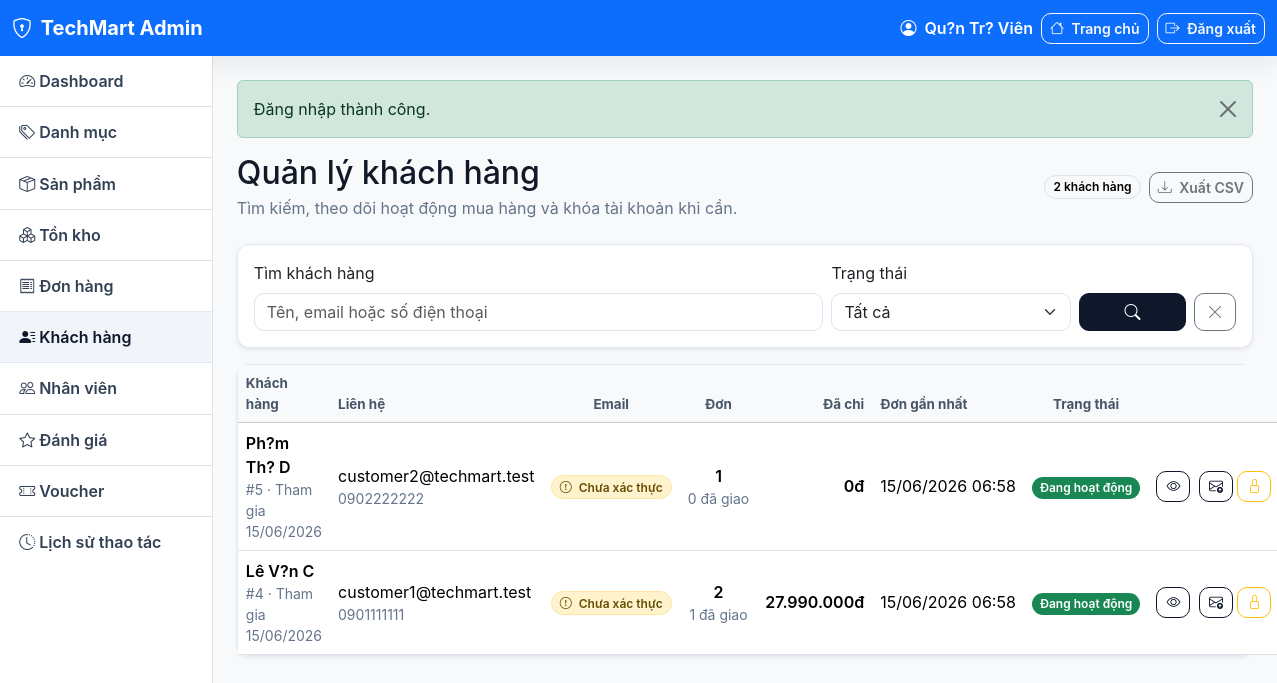
The page /admin/customers (signed in) on the database its author committed.
### tables this page shows
CREATE TABLE users (
    id            INT UNSIGNED AUTO_INCREMENT PRIMARY KEY,
    username      VARCHAR(100) NOT NULL UNIQUE,
    email         VARCHAR(150) NOT NULL UNIQUE,
    password_hash VARCHAR(255) NOT NULL,
    full_name     VARCHAR(100) NOT NULL,
    phone         VARCHAR(20)  DEFAULT '',
    address       TEXT,
    role          ENUM('customer', 'staff', 'admin') NOT NULL DEFAULT 'customer',
    status        ENUM('active', 'locked')           NOT NULL DEFAULT 'active',
    email_verified_at TIMESTAMP NULL DEFAULT NULL,
    email_verification_token VARCHAR(64) DEFAULT NULL,
    email_verification_sent_at TIMESTAMP NULL DEFAULT NULL,
    password_reset_token VARCHAR(64) DEFAULT NULL,
    password_reset_expires_at TIMESTAMP NULL DEFAULT NULL,
    password_reset_sent_at TIMESTAMP NULL DEFAULT NULL,
    created_at    TIMESTAMP DEFAULT CURRENT_TIMESTAMP,
    updated_at    TIMESTAMP DEFAULT CURRENT_TIMESTAMP ON UPDATE CURRENT_TIMESTAMP,
    INDEX idx_role_status (role, status),
    INDEX idx_email_verification_token (email_verification_token),
    INDEX idx_password_reset_token (password_reset_token)
);

### app/Core/View.php (called while the page is built, shortened)
<?php
final class View
{
    public static function render(string $view, array $data = [], ?string $layout = 'customer'): void
    {
        $viewsPath = App::$config['paths']['views'];
        $viewFile  = $viewsPath . '/' . $view . '.php';
        extract($data, EXTR_SKIP);
        require $viewFile;
    }
}

### app/Core/Controller.php (called while the page is built, shortened)
<?php
abstract class Controller
{
    protected function view(string $view, array $data = [], ?string $layout = 'customer'): void
    {
        View::render($view, $data, $layout);
    }
}

### app/Controllers/Admin/CustomerController.php (called while the page is built, shortened)
<?php
final class CustomerController extends Controller
{
    public function index(): void
    {
        $page = isset($_GET['page']) ? (int)$_GET['page'] : 1;
        $keyword = trim((string)($_GET['q'] ?? ''));
        $status = trim((string)($_GET['status'] ?? ''));
        $this->view('admin/customers/index', [
            'title' => 'Quản lý khách hàng',
            'result' => (new Customer())->paginateCustomers(
                $page,
                10,
                $keyword !== '' ? $keyword : null,
                $status !== '' ? $status : null
            ),
            'filters' => [
                'q' => $keyword,
                'status' => $status,
            ],
        ], 'admin');
    }
}

### app/Core/App.php (called while the page is built, shortened)
<?php
final class App
{
    public static Router $router;
    public static function run(): void
    {
        self::dispatch();
    }
    private static function registerAutoloader(): void
    {
        require_once __DIR__ . '/helpers.php';
    }
    private static function dispatch(): void
    {
        self::$router = new Router();
        self::$router->dispatch();
    }
}

### public/index.php (called while the page is built, shortened)
<?php
require dirname(__DIR__) . '/app/Core/App.php';
App\Core\App::run();

### app/Core/Database.php (called while the page is built, shortened)
<?php
final class Database
{
    private static ?PDO $instance = null;
    public static function pdo(): PDO
    {
        if (self::$instance !== null) {
            return self::$instance;
        }
        $cfg = App::$config['db'];
        $dsn = sprintf(
            'mysql:host=%s;port=%d;dbname=%s;charset=%s',
            $cfg['host'], $cfg['port'], $cfg['name'], $cfg['charset']
        );
        try {
            self::$instance = new PDO($dsn, $cfg['user'], $cfg['pass'], [
                PDO::ATTR_ERRMODE            => PDO::ERRMODE_EXCEPTION,
                PDO::ATTR_DEFAULT_FETCH_MODE => PDO::FETCH_ASSOC,
                PDO::ATTR_EMULATE_PREPARES   => false,
                PDO::MYSQL_ATTR_INIT_COMMAND => "SET NAMES {$cfg['charset']} COLLATE utf8mb4_unicode_ci",
            ]);
        } catch (PDOException $e) {
            $debug = App::$config['app']['debug'] ?? false;
            $msg = $debug ? $e->getMessage() : 'Database connection error';
            throw new \RuntimeException($msg, (int)$e->getCode());
        }
        return self::$instance;
    }
}

### app/Core/Model.php (called while the page is built, shortened)
<?php
abstract class Model
{
    protected function db(): PDO
    {
        return Database::pdo();
    }
}

### app/Models/Customer.php (called while the page is built, shortened)
<?php
final class Customer extends Model
{
    public function paginateCustomers(
        int $page = 1,
        int $perPage = 10,
        ?string $keyword = null,
        ?string $status = null
    ): array {
        $page = max(1, $page);
        $offset = ($page - 1) * $perPage;
        $where = ["u.role = 'customer'"];
        $params = [];
        $whereSql = 'WHERE ' . implode(' AND ', $where);
        $countStmt = $this->db()->prepare("SELECT COUNT(*) FROM users u $whereSql");
        $countStmt->execute($params);
        $total = (int)$countStmt->fetchColumn();
        $stmt = $this->db()->prepare("
            SELECT
                u.*,
                COALESCE(om.order_count, 0) AS order_count,
                COALESCE(om.delivered_count, 0) AS delivered_count,
                COALESCE(om.total_spent, 0) AS total_spent,
                om.last_order_at
            FROM users u
            LEFT JOIN (
                SELECT
                    user_id,
                    COUNT(*) AS order_count,
                    SUM(CASE WHEN status = 'delivered' THEN 1 ELSE 0 END) AS delivered_count,
                    SUM(CASE WHEN status = 'delivered' THEN total_amount ELSE 0 END) AS total_spent,
                    MAX(created_at) AS last_order_at
                FROM orders
                GROUP BY user_id
            ) om ON om.user_id = u.id
            $whereSql
            ORDER BY u.created_at DESC, u.id DESC
            LIMIT $perPage OFFSET $offset
        ");
        $stmt->execute($params);
        return [
            'rows' => $stmt->fetchAll(),
            'total' => $total,
            'page' => $page,
            'perPage' => $perPage,
            'lastPage' => (int)ceil($total / $perPage),
        ];
    }
}

### app/Core/helpers.php (called while the page is built, shortened)
<?php
if (!function_exists('e')) {
    function e(mixed $value): string
    {
        return htmlspecialchars((string)($value ?? ''), ENT_QUOTES | ENT_SUBSTITUTE, 'UTF-8');
    }
}
if (!function_exists('url')) {
    function url(string $path = ''): string
    {
        $base = App::$config['app']['url'] ?? '';
        return rtrim($base, '/') . '/' . ltrim($path, '/');
    }
}
if (!function_exists('format_vnd')) {
    function format_vnd(float|int $amount): string
    {
        return number_format($amount, 0, ',', '.') . 'đ';
    }
}

### app/Views/admin/customers/index.php (the view, shortened to what this page needs)
<?php
$filters = $filters ?? ['q' => '', 'status' => ''];
?>
<div class="d-flex flex-wrap justify-content-between align-items-center gap-3 mb-4">
    <div>
        <h2 class="mb-1">Quản lý khách hàng</h2>
        <div class="text-muted">Tìm kiếm, theo dõi hoạt động mua hàng và khóa tài khoản khi cần.</div>
    </div>
    <div class="d-flex align-items-center gap-2">
        <span class="badge text-bg-light border"><?= number_format((int)$result['total']) ?> khách hàng</span>
        <a href="<?= url('/admin/customers/export?' . http_build_query(array_filter($filters))) ?>"
           class="btn btn-outline-secondary btn-sm">
            <i class="bi bi-download me-1"></i> Xuất CSV
        </a>
    </div>
</div>
<div class="card shadow-sm mb-3">
    <div class="card-body">
        <form class="row g-2 align-items-end" method="get" action="<?= url('/admin/customers') ?>">
            <div class="col-md-7">
                <label class="form-label">Tìm khách hàng</label>
                <input type="search" name="q" class="form-control" value="<?= e($filters['q']) ?>" placeholder="Tên, email hoặc số điện thoại">
            </div>
            <div class="col-md-3">
                <label class="form-label">Trạng thái</label>
                <select name="status" class="form-select">
                    <option value="">Tất cả</option>
                </select>
            </div>
            <div class="col-md-2 d-flex gap-2">
                <button class="btn btn-primary flex-fill" type="submit"><i class="bi bi-search"></i></button>
                <a class="btn btn-outline-secondary" href="<?= url('/admin/customers') ?>"><i class="bi bi-x-lg"></i></a>
            </div>
        </form>
    </div>
</div>
<div class="card shadow-sm">
    <div class="card-body p-0">
        <table class="table table-hover mb-0 align-middle admin-customers-table">
            <thead class="table-light">
                <tr>
                    <th>Khách hàng</th>
                    <th>Liên hệ</th>
                    <th class="text-center">Email</th>
                    <th class="text-center">Đơn</th>
                    <th class="text-end">Đã chi</th>
                    <th>Đơn gần nhất</th>
                    <th class="text-center">Trạng thái</th>
                    <th style="width:130px"></th>
                </tr>
            </thead>
            <tbody>
                <?php if (empty($result['rows'])): ?>
                    <tr><td colspan="8" class="text-center py-4 text-muted">Chưa có khách hàng phù hợp.</td></tr>
                <?php else: ?>
                    <?php foreach ($result['rows'] as $customer): ?>
                        <tr>
                            <td>
                                <div class="fw-semibold"><?= e($customer['full_name']) ?></div>
                                <div class="text-muted small">#<?= e($customer['id']) ?> · Tham gia <?= e(date('d/m/Y', strtotime((string)$customer['created_at']))) ?></div>
                            </td>
                            <td>
                                <div><?= e($customer['email']) ?></div>
                                <div class="text-muted small"><?= e($customer['phone'] ?: 'Chưa có SĐT') ?></div>
                            </td>
                            <td class="text-center">
                                <?php if (!empty($customer['email_verified_at'])): ?>
                                    <span class="badge bg-success-subtle text-success border border-success-subtle">
                                        <i class="bi bi-check-circle me-1"></i> Đã xác thực
                                    </span>
                                    <div class="text-muted small mt-1">
                                        <?= e(date('d/m/Y', strtotime((string)$customer['email_verified_at']))) ?>
                                    </div>
                                <?php else: ?>
                                    <span class="badge bg-warning-subtle text-warning-emphasis border border-warning-subtle">
                                        <i class="bi bi-exclamation-circle me-1"></i> Chưa xác thực
                                    </span>
                                <?php endif; ?>
                            </td>
                            <td class="text-center">
                                <div class="fw-semibold"><?= number_format((int)$customer['order_count']) ?></div>
                                <div class="text-muted small"><?= number_format((int)$customer['delivered_count']) ?> đã giao</div>
                            </td>
                            <td class="text-end fw-semibold"><?= format_vnd((float)$customer['total_spent']) ?></td>
                            <td>
                                <?php if (!empty($customer['last_order_at'])): ?>
                                    <?= e(date('d/m/Y H:i', strtotime((string)$customer['last_order_at']))) ?>
                                <?php else: ?>
                                    <span class="text-muted">Chưa có</span>
                                <?php endif; ?>
                            </td>
                            <td class="text-center">
                                <?php if ($customer['status'] === 'active'): ?>
                                    <span class="badge bg-success">Đang hoạt động</span>
                                <?php else: ?>
                                    <span class="badge bg-secondary">Đã khóa</span>
                                <?php endif; ?>
                            </td>
                            <td class="text-end">
                                <a href="<?= url('/admin/customers/' . $customer['id']) ?>"
                                   class="btn btn-sm btn-outline-primary me-1" title="Xem chi tiết">
                                    <i class="bi bi-eye"></i>
                                </a>
                                <?php if (empty($customer['email_verified_at']) && $customer['status'] === 'active'): ?>
                                    <form action="<?= url('/admin/customers/' . $customer['id'] . '/resend-verification') ?>"
                                          method="post" class="d-inline"
                                          data-confirm="Gửi lại email xác thực cho khách hàng này?">
                                        <button class="btn btn-sm btn-outline-primary" title="Gửi lại email xác thực">
                                            <i class="bi bi-envelope-arrow-up"></i>
                                        </button>
                                    </form>
                                <?php endif; ?>
                                <?php if ($customer['status'] === 'active'): ?>
                                    <form action="<?= url('/admin/customers/' . $customer['id'] . '/lock') ?>"
                                          method="post" class="d-inline"
                                          data-confirm="Khóa tài khoản khách hàng này?">
                                        <button class="btn btn-sm btn-outline-warning" title="Khóa">
                                            <i class="bi bi-lock"></i>
                                        </button>
                                    </form>
                                <?php endif; ?>
                            </td>
                        </tr>
                    <?php endforeach; ?>
                <?php endif; ?>
            </tbody>
        </table>
    </div>
</div>

### app/Core/Router.php (shortened to what this page needs)
<?php
final class Router
{
    private array $routes = [];
    private function add(string $method, string $path, array $handler, ?string $middleware): void
    {
        $pattern = preg_replace('#\{([a-z_][a-z0-9_]*)\}#i', '(?P<$1>[^/]+)', $path);
        $pattern = '#^' . $pattern . '$#';
        $this->routes[] = [
            'method'     => $method,
            'pattern'    => $pattern,
            'handler'    => $handler,
            'middleware' => $middleware,
        ];
    }
    public function dispatch(): void
    {
        $method = $_SERVER['REQUEST_METHOD'] ?? 'GET';
        $uri    = parse_url($_SERVER['REQUEST_URI'] ?? '/', PHP_URL_PATH) ?? '/';
        $base = $this->detectBasePath();
if ($base !== '' && $base !== '/' && str_starts_with($uri, $base)) {
    $uri = substr($uri, strlen($base));
}
$uri = '/' . ltrim($uri, '/');
        foreach ($this->routes as $route) {
            if ($route['method'] !== $method) {
                continue;
            }
            if (!preg_match($route['pattern'], $uri, $matches)) {
                continue;
            }
            $params = array_filter(
                $matches,
                static fn($k) => !is_int($k),
                ARRAY_FILTER_USE_KEY
            );
            [$class, $method2] = $route['handler'];
            $controller = new $class();
            call_user_func_array([$controller, $method2], array_values($params));
            return;
        }
    }
    private function detectBasePath(): string
    {
        $script = $_SERVER['SCRIPT_NAME'] ?? '';
        $dir = str_replace('\\', '/', dirname($script));
        $dir = preg_replace('#/public$#', '', $dir);
        return rtrim($dir, '/');
    }
}

### rows shown on the page
users: full_name "Ph?m Th? D", id "5", created_at "15/06/2026", email "customer2@techmart.test", phone "0902222222", shows "Chưa xác thực", order_count "1", delivered_count "0", total_spent "0đ", last_order_at "15/06/2026 06:58", status "Đang hoạt động"
users: full_name "Lê V?n C", id "4", created_at "15/06/2026", email "customer1@techmart.test", phone "0901111111", shows "Chưa xác thực", order_count "2", delivered_count "1", total_spent "27.990.000đ", last_order_at "15/06/2026 06:58", status "Đang hoạt động"

### other values the page prints
$label "Dashboard"
$label "Danh mục"
$label "Sản phẩm"
$label "Tồn kho"
$label "Đơn hàng"
$label "Khách hàng"
$label "Nhân viên"
$label "Đánh giá"
$label "Voucher"
$label "Lịch sử thao tác"
$msg "Đăng nhập thành công."
$result['total'] "2"
